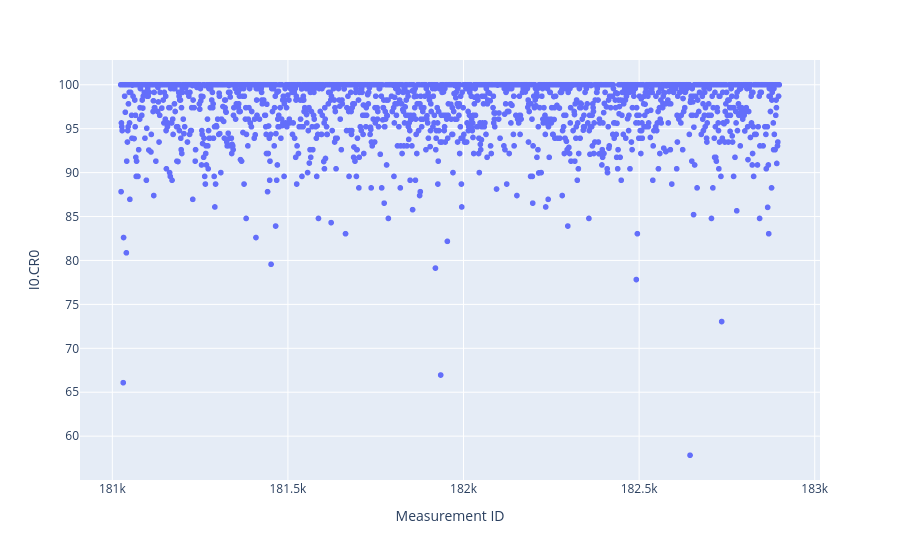

Source (notebook cell):
### Code cell
fig = px.scatter(photo_df_OK, x='Measurement ID', y="I0.CR0")
fig.show()

### Figure 1 — Plotly figure (JSON) as saved in the notebook; plotly's stock layout.template omitted (floating-point values rounded to 4 significant figures; data arrays with more than 128 entries replaced by an {"elided": "..."} marker saying what was removed)
{"data": [{"hovertemplate": "Measurement ID=%{x}<br>I0.CR0=%{y}<extra></extra>", "legendgroup": "", "marker": {"color": "#636efa", "symbol": "circle"}, "mode": "markers", "name": "", "showlegend": false, "type": "scattergl", "x": {"elided": "1856 int values"}, "xaxis": "x", "y": {"elided": "1856 float values"}, "yaxis": "y"}], "layout": {"legend": {"tracegroupgap": 0}, "margin": {"t": 60}, "xaxis": {"anchor": "y", "domain": [0, 1], "title": {"text": "Measurement ID"}}, "yaxis": {"anchor": "x", "domain": [0, 1], "title": {"text": "I0.CR0"}}}}
